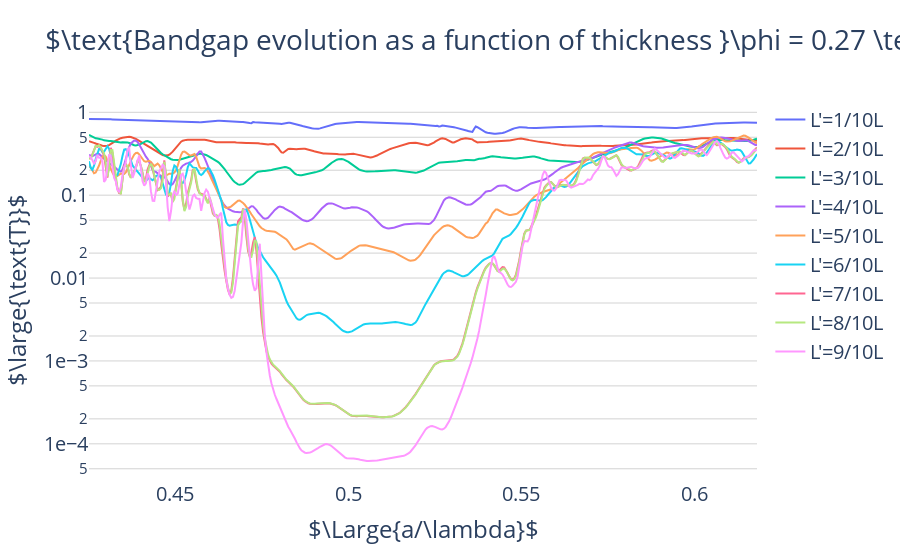

Notebook cell for this chart:
### Code cell
#Regular plots

folder_path = ["output/Convergence_STL_Test_Sliced_phi_27_const_perm/z_incidence/Data"
               ]
names = ["$\\text{Bandgap evolution as a function of thickness }\phi = 0.27 \\text{ - }\epsilon=11.56$"]
edge = ["1/10","2/10","3/10","4/10","5/10","6/10","7/10","8/10","9/10"]
for j,item in enumerate(folder_path):
 i =0
 fig = go.Figure()
 for filename in sorted(os.listdir(item)):
    print(filename)
    if not Path(filename).suffix==".h5":
        continue 
    if os.path.isfile(os.path.join(item, filename)):
        file=os.path.join(item, filename)
        # Load HDF5 file
        with h5py.File(file, 'r') as f:
            lambdas = 0.34/np.array(f['lambdas'])
            transmission = np.array(f['transmission_right'])
            transmission_left = np.array(f['transmission_left'])

            
        # Add data to the plot
        fig.add_trace(go.Scatter(x=lambdas, y=transmission,
                                    mode='lines'
                                    ,name=f"L'={edge[i]}L"
                            ))
        i+=1
      
  # Update layout
 fig.update_yaxes(type="log")
 fig.update_layout(
                title=dict(text=names[j]),
                xaxis_title=r'$\Large{a/\lambda}$',
                yaxis_title=r'$\large{\text{T}}$',
                #yaxis_range=[-5.4,0],  # Set the range for y-axis
                yaxis_gridcolor='lightgrey',  # Set grid color
                plot_bgcolor='rgba(0,0,0,0)',  # Set background color of plot,
                font=dict(size=20),
                yaxis = dict(
                    showexponent = 'all',
                    exponentformat = 'e'
                    )
                
                )


#Save the plot in PDF format
 store_path = f"output/Plots_STL/Poster/Slices"
 if not os.path.exists(store_path):
       os.makedirs(store_path)
       print(f"Folder '{store_path}' created successfully.")
     
 fig.write_image(f"{store_path}/slices_phi_27.png",format="png", engine="kaleido")
 fig.show()

### Figure 1 — Plotly figure (JSON) as saved in the notebook; plotly's stock layout.template omitted (floating-point values rounded to 4 significant figures; data arrays with more than 128 entries replaced by an {"elided": "..."} marker saying what was removed)
{"data": [{"mode": "lines", "name": "L'=1/10L", "type": "scatter", "x": {"elided": "400 float values"}, "y": {"elided": "400 float values"}}, {"mode": "lines", "name": "L'=2/10L", "type": "scatter", "x": {"elided": "400 float values"}, "y": {"elided": "400 float values"}}, {"mode": "lines", "name": "L'=3/10L", "type": "scatter", "x": {"elided": "400 float values"}, "y": {"elided": "400 float values"}}, {"mode": "lines", "name": "L'=4/10L", "type": "scatter", "x": {"elided": "400 float values"}, "y": {"elided": "400 float values"}}, {"mode": "lines", "name": "L'=5/10L", "type": "scatter", "x": {"elided": "400 float values"}, "y": {"elided": "400 float values"}}, {"mode": "lines", "name": "L'=6/10L", "type": "scatter", "x": {"elided": "400 float values"}, "y": {"elided": "400 float values"}}, {"mode": "lines", "name": "L'=7/10L", "type": "scatter", "x": {"elided": "400 float values"}, "y": {"elided": "400 float values"}}, {"mode": "lines", "name": "L'=8/10L", "type": "scatter", "x": {"elided": "400 float values"}, "y": {"elided": "400 float values"}}, {"mode": "lines", "name": "L'=9/10L", "type": "scatter", "x": {"elided": "400 float values"}, "y": {"elided": "400 float values"}}], "layout": {"font": {"size": 20}, "plot_bgcolor": "rgba(0,0,0,0)", "title": {"text": "$\\text{Bandgap evolution as a function of thickness }\\phi = 0.27 \\text{ - }\\epsilon=11.56$"}, "xaxis": {"title": {"text": "$\\Large{a/\\lambda}$"}}, "yaxis": {"exponentformat": "e", "gridcolor": "lightgrey", "showexponent": "all", "title": {"text": "$\\large{\\text{T}}$"}, "type": "log"}}}
